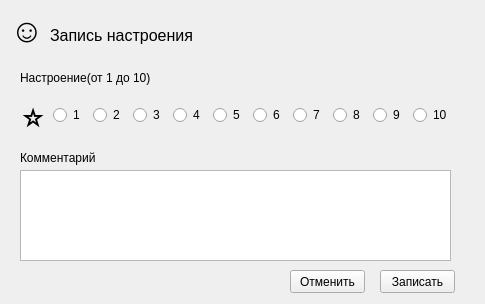
<?xml version="1.0" encoding="UTF-8"?>
<ui version="4.0">
 <class>Form</class>
 <widget class="QWidget" name="Form">
  <property name="geometry">
   <rect>
    <x>0</x>
    <y>0</y>
    <width>485</width>
    <height>304</height>
   </rect>
  </property>
  <property name="windowTitle">
   <string>Form</string>
  </property>
  <widget class="QLabel" name="label_2">
   <property name="geometry">
    <rect>
     <x>50</x>
     <y>20</y>
     <width>171</width>
     <height>31</height>
    </rect>
   </property>
   <property name="font">
    <font>
     <pointsize>12</pointsize>
    </font>
   </property>
   <property name="text">
    <string>Запись настроения</string>
   </property>
  </widget>
  <widget class="QLabel" name="label">
   <property name="geometry">
    <rect>
     <x>10</x>
     <y>0</y>
     <width>51</width>
     <height>61</height>
    </rect>
   </property>
   <property name="font">
    <font>
     <pointsize>25</pointsize>
    </font>
   </property>
   <property name="text">
    <string>☺️</string>
   </property>
  </widget>
  <widget class="QWidget" name="horizontalLayoutWidget">
   <property name="geometry">
    <rect>
     <x>20</x>
     <y>90</y>
     <width>436</width>
     <height>51</height>
    </rect>
   </property>
   <layout class="QHBoxLayout" name="horizontalLayout">
    <item>
     <widget class="QLabel" name="star_ico">
      <property name="sizePolicy">
       <sizepolicy hsizetype="Fixed" vsizetype="Preferred">
        <horstretch>0</horstretch>
        <verstretch>0</verstretch>
       </sizepolicy>
      </property>
      <property name="font">
       <font>
        <pointsize>25</pointsize>
       </font>
      </property>
      <property name="text">
       <string>⭐</string>
      </property>
     </widget>
    </item>
    <item>
     <widget class="QRadioButton" name="one">
      <property name="sizePolicy">
       <sizepolicy hsizetype="Fixed" vsizetype="Fixed">
        <horstretch>0</horstretch>
        <verstretch>0</verstretch>
       </sizepolicy>
      </property>
      <property name="text">
       <string>1</string>
      </property>
     </widget>
    </item>
    <item>
     <widget class="QRadioButton" name="two">
      <property name="sizePolicy">
       <sizepolicy hsizetype="Fixed" vsizetype="Fixed">
        <horstretch>0</horstretch>
        <verstretch>0</verstretch>
       </sizepolicy>
      </property>
      <property name="text">
       <string>2</string>
      </property>
     </widget>
    </item>
    <item>
     <widget class="QRadioButton" name="three">
      <property name="sizePolicy">
       <sizepolicy hsizetype="Fixed" vsizetype="Fixed">
        <horstretch>0</horstretch>
        <verstretch>0</verstretch>
       </sizepolicy>
      </property>
      <property name="text">
       <string>3</string>
      </property>
     </widget>
    </item>
    <item>
     <widget class="QRadioButton" name="four">
      <property name="sizePolicy">
       <sizepolicy hsizetype="Fixed" vsizetype="Fixed">
        <horstretch>0</horstretch>
        <verstretch>0</verstretch>
       </sizepolicy>
      </property>
      <property name="text">
       <string>4</string>
      </property>
     </widget>
    </item>
    <item>
     <widget class="QRadioButton" name="five">
      <property name="sizePolicy">
       <sizepolicy hsizetype="Fixed" vsizetype="Fixed">
        <horstretch>0</horstretch>
        <verstretch>0</verstretch>
       </sizepolicy>
      </property>
      <property name="text">
       <string>5</string>
      </property>
     </widget>
    </item>
    <item>
     <widget class="QRadioButton" name="six">
      <property name="sizePolicy">
       <sizepolicy hsizetype="Fixed" vsizetype="Fixed">
        <horstretch>0</horstretch>
        <verstretch>0</verstretch>
       </sizepolicy>
      </property>
      <property name="text">
       <string>6</string>
      </property>
     </widget>
    </item>
    <item>
     <widget class="QRadioButton" name="seven">
      <property name="sizePolicy">
       <sizepolicy hsizetype="Fixed" vsizetype="Fixed">
        <horstretch>0</horstretch>
        <verstretch>0</verstretch>
       </sizepolicy>
      </property>
      <property name="text">
       <string>7</string>
      </property>
     </widget>
    </item>
    <item>
     <widget class="QRadioButton" name="eight">
      <property name="sizePolicy">
       <sizepolicy hsizetype="Fixed" vsizetype="Fixed">
        <horstretch>0</horstretch>
        <verstretch>0</verstretch>
       </sizepolicy>
      </property>
      <property name="text">
       <string>8</string>
      </property>
     </widget>
    </item>
    <item>
     <widget class="QRadioButton" name="nine">
      <property name="sizePolicy">
       <sizepolicy hsizetype="Fixed" vsizetype="Fixed">
        <horstretch>0</horstretch>
        <verstretch>0</verstretch>
       </sizepolicy>
      </property>
      <property name="text">
       <string>9</string>
      </property>
     </widget>
    </item>
    <item>
     <widget class="QRadioButton" name="ten">
      <property name="sizePolicy">
       <sizepolicy hsizetype="Fixed" vsizetype="Fixed">
        <horstretch>0</horstretch>
        <verstretch>0</verstretch>
       </sizepolicy>
      </property>
      <property name="text">
       <string>10</string>
      </property>
     </widget>
    </item>
   </layout>
  </widget>
  <widget class="QLabel" name="label_4">
   <property name="geometry">
    <rect>
     <x>20</x>
     <y>70</y>
     <width>131</width>
     <height>16</height>
    </rect>
   </property>
   <property name="text">
    <string>Настроение(от 1 до 10)</string>
   </property>
  </widget>
  <widget class="QTextEdit" name="comment">
   <property name="geometry">
    <rect>
     <x>20</x>
     <y>170</y>
     <width>431</width>
     <height>91</height>
    </rect>
   </property>
  </widget>
  <widget class="QLabel" name="label_5">
   <property name="geometry">
    <rect>
     <x>20</x>
     <y>150</y>
     <width>131</width>
     <height>16</height>
    </rect>
   </property>
   <property name="text">
    <string>Комментарий</string>
   </property>
  </widget>
  <widget class="QPushButton" name="write_happy">
   <property name="geometry">
    <rect>
     <x>380</x>
     <y>270</y>
     <width>75</width>
     <height>23</height>
    </rect>
   </property>
   <property name="text">
    <string>Записать</string>
   </property>
  </widget>
  <widget class="QPushButton" name="closeButton">
   <property name="geometry">
    <rect>
     <x>290</x>
     <y>270</y>
     <width>75</width>
     <height>23</height>
    </rect>
   </property>
   <property name="text">
    <string>Отменить</string>
   </property>
  </widget>
 </widget>
 <resources/>
 <connections/>
</ui>
